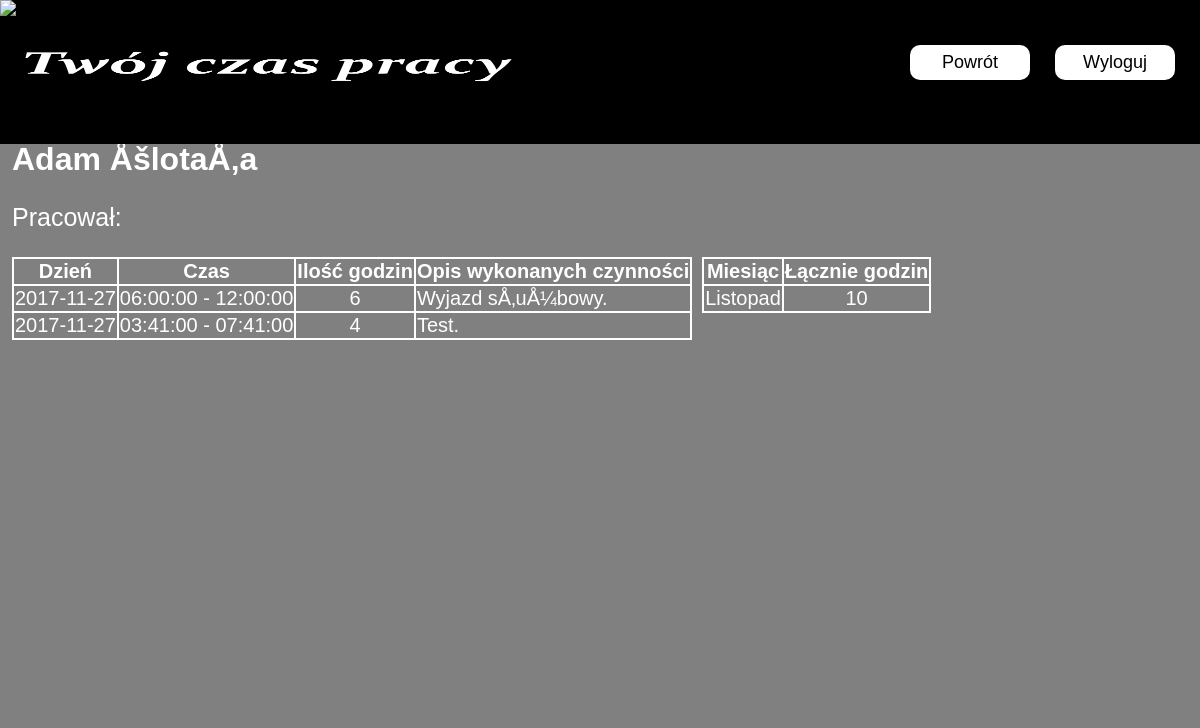
Page /info.php?id=2 on the committed database.
### tables this page shows
CREATE TABLE `users` (
  `id` int(1) NOT NULL,
  `imie` varchar(20) NOT NULL,
  `nazwisko` varchar(20) NOT NULL,
  `login` varchar(32) NOT NULL,
  `password` varchar(60) NOT NULL,
  `email` varchar(255) NOT NULL,
  `admin` int(1) NOT NULL
);

CREATE TABLE `dni` (
  `Id` int(11) NOT NULL,
  `Id_osoby` int(11) NOT NULL,
  `Dzien` date NOT NULL,
  `Od` time NOT NULL,
  `Do` time NOT NULL,
  `Opis` text NOT NULL
);

### info.php (the view, shortened to what this page needs)
<!doctype html>
<html lang="pl">
<head>
    <link rel="stylesheet" href="css/style.css">
</head>
<body>
<?php
require 'includes/config.php';
$id=$_GET['id'];
$osoba = $db->query("SELECT * FROM users WHERE id='$id'");
$dane = $osoba->num_rows;
$wynik = $db->query("SELECT * FROM dni WHERE Id_osoby='$id' ORDER BY Dzien DESC, Od DESC");
$liczba = $wynik->num_rows;
echo '<div id="container">';
	echo '<div id="menu"><img src="logo.gif"><img id="napis" width="500px" src="logo.png"><a href="logout.php">Wyloguj</a><a href="index.php">Powrót</a>';
	echo '</div>';
	echo '<div id="content">';
	if($dane > 0) {
		while($dane=$osoba->fetch_assoc()) {
			echo "<h1>".$dane["imie"]." ". $dane["nazwisko"]."</h1>";
		}
	}
	if($liczba > 0) {
		echo '<p style="font-size:25px">Pracował:</p>';
		$nazwa_miesiaca = array('Styczeń', 'Luty', 'Marzec', 'Kwiecień', 'Maj', 'Czerwiec', 'Lipiec', 'Sierpień', 'Wrzesień', 'Październik', 'Listopad', 'Grudzień');
		$miesiac[11]= array();
		for($i=0;$i<12;$i++)
		{
			$miesiac[$i]=0;
		}
		echo "<table>";
		echo "<tr><th>Dzień</th><th>Czas</th><th>Ilość godzin</th><th>Opis wykonanych czynności</th></tr>";
		while($liczba=$wynik->fetch_assoc()) {
			$liczba1=strtotime($liczba["Od"])/ 3600;
			$liczba2=strtotime($liczba["Do"])/ 3600;
			if($liczba1 > $liczba2)
			{
				$godziny = 24-round(($liczba1 - $liczba2));
			}else $godziny = round($liczba1 - $liczba2);
			$godziny = abs($godziny);
			$m=date("n",strtotime($liczba["Dzien"]));
			$miesiac[$m-1]=$miesiac[$m-1]+$godziny;
			echo "<tr>";
			echo "<td>".$liczba["Dzien"]."</td>"."<td>" . $liczba["Od"]. " - " . $liczba["Do"]."</td>"."<td>"."<center>".$godziny."</center>"."</td>"."<td>". $liczba["Opis"]."</td>";
			echo "</tr>";
		}
		echo "</table>";
		echo "<table>";
		echo "<tr><th>Miesiąc</th><th>Łącznie godzin</th></tr>";
		for($i=0; $i<12;$i++)
		{
			if($miesiac[$i]>0)
			{
				echo "<tr><td>".$nazwa_miesiaca[$i]."</td><td>"."<center>".$miesiac[$i]."</center>"."</td></tr>";
			}
		}
		echo "</table>";
	}else echo '<p style="font-size:25px">Brak wpisów.</p>';
	echo '</div>';
?>
</body>
</html>

### css/style.css (style rules this page uses)
body { height: 700px; width: 100%; margin: 0; padding: 0; display: block; background-color: grey; }
#container { width: 100%; height: 100%; margin: 0; padding: 0; font-family: Arial; background-color: grey; }
#menu { background-color: black; margin: 0; padding: 0; position: fixed; width: 100%; height: 18%; text-align: center; overflow: hidden; }
#menu img { position: relative; float: left; height: 100%; }
#menu a { display: block; border-radius: 10px; line-height: 35px; height: 35px; width: 10%; float: right; margin-top: 45px; margin-right: 25px; background-color: white; text-decoration: none; color: black; font-size: 18px; }
#content { display: block; height: 82%; padding-top: 10%; margin-left: 1%; color: white; }
table { float: left; table-layout: fixed; margin-right: 10px; }
table, tr, th, td { border: 2px solid white; border-collapse: collapse; font-size: 20px; }

### rows in the picture
users: imie "Adam", nazwisko "ÅšlotaÅ‚a"
dni: Dzien "2017-11-27", Od "06:00:00", Do "12:00:00", godziny "6", Opis "Wyjazd sÅ‚uÅ¼bowy."
dni: Dzien "2017-11-27", Od "03:41:00", Do "07:41:00", godziny "4", Opis "Test."

### other values in the picture
$nazwa_miesiaca[$i] "Listopad"
$miesiac[$i] "10"
